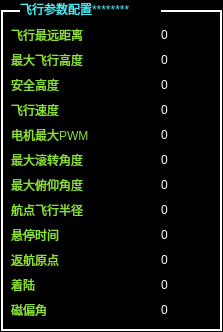
<?xml version="1.0" encoding="UTF-8"?>
<ui version="4.0">
 <class>Flightpara</class>
 <widget class="QDialog" name="Flightpara">
  <property name="geometry">
   <rect>
    <x>0</x>
    <y>0</y>
    <width>223</width>
    <height>332</height>
   </rect>
  </property>
  <property name="windowTitle">
   <string>Dialog</string>
  </property>
  <property name="styleSheet">
   <string notr="true">background-color: rgb(0, 0, 0);</string>
  </property>
  <widget class="QWidget" name="widget" native="true">
   <property name="geometry">
    <rect>
     <x>1</x>
     <y>10</y>
     <width>221</width>
     <height>321</height>
    </rect>
   </property>
   <property name="styleSheet">
    <string notr="true">border:2px solid rgb(255,255,255);</string>
   </property>
   <widget class="QLabel" name="label_2">
    <property name="geometry">
     <rect>
      <x>10</x>
      <y>15</y>
      <width>91</width>
      <height>20</height>
     </rect>
    </property>
    <property name="styleSheet">
     <string notr="true">border:none;
color: rgb(138, 226, 52);
font: 11pt &quot;Noto Sans Adlam&quot;;</string>
    </property>
    <property name="text">
     <string>飞行最远距离</string>
    </property>
   </widget>
   <widget class="QLabel" name="label_3">
    <property name="geometry">
     <rect>
      <x>10</x>
      <y>40</y>
      <width>91</width>
      <height>20</height>
     </rect>
    </property>
    <property name="styleSheet">
     <string notr="true">border:none;
color: rgb(138, 226, 52);
font: 11pt &quot;Noto Sans Adlam&quot;;</string>
    </property>
    <property name="text">
     <string>最大飞行高度</string>
    </property>
   </widget>
   <widget class="QLabel" name="label_4">
    <property name="geometry">
     <rect>
      <x>10</x>
      <y>90</y>
      <width>91</width>
      <height>20</height>
     </rect>
    </property>
    <property name="styleSheet">
     <string notr="true">border:none;
color: rgb(138, 226, 52);
font: 11pt &quot;Noto Sans Adlam&quot;;</string>
    </property>
    <property name="text">
     <string>飞行速度</string>
    </property>
   </widget>
   <widget class="QLabel" name="label_5">
    <property name="geometry">
     <rect>
      <x>10</x>
      <y>65</y>
      <width>91</width>
      <height>20</height>
     </rect>
    </property>
    <property name="styleSheet">
     <string notr="true">border:none;
color: rgb(138, 226, 52);
font: 11pt &quot;Noto Sans Adlam&quot;;</string>
    </property>
    <property name="text">
     <string>安全高度</string>
    </property>
   </widget>
   <widget class="QLabel" name="label_6">
    <property name="geometry">
     <rect>
      <x>10</x>
      <y>140</y>
      <width>91</width>
      <height>20</height>
     </rect>
    </property>
    <property name="styleSheet">
     <string notr="true">border:none;
color: rgb(138, 226, 52);
font: 11pt &quot;Noto Sans Adlam&quot;;</string>
    </property>
    <property name="text">
     <string>最大滚转角度</string>
    </property>
   </widget>
   <widget class="QLabel" name="label_7">
    <property name="geometry">
     <rect>
      <x>10</x>
      <y>115</y>
      <width>101</width>
      <height>20</height>
     </rect>
    </property>
    <property name="styleSheet">
     <string notr="true">border:none;
color: rgb(138, 226, 52);
font: 11pt &quot;Noto Sans Adlam&quot;;</string>
    </property>
    <property name="text">
     <string>电机最大PWM</string>
    </property>
   </widget>
   <widget class="QLabel" name="label_9">
    <property name="geometry">
     <rect>
      <x>10</x>
      <y>215</y>
      <width>101</width>
      <height>20</height>
     </rect>
    </property>
    <property name="styleSheet">
     <string notr="true">border:none;
color: rgb(138, 226, 52);
font: 11pt &quot;Noto Sans Adlam&quot;;</string>
    </property>
    <property name="text">
     <string>悬停时间</string>
    </property>
   </widget>
   <widget class="QLabel" name="label_11">
    <property name="geometry">
     <rect>
      <x>10</x>
      <y>165</y>
      <width>91</width>
      <height>20</height>
     </rect>
    </property>
    <property name="styleSheet">
     <string notr="true">border:none;
color: rgb(138, 226, 52);
font: 11pt &quot;Noto Sans Adlam&quot;;</string>
    </property>
    <property name="text">
     <string>最大俯仰角度</string>
    </property>
   </widget>
   <widget class="QLabel" name="label_12">
    <property name="geometry">
     <rect>
      <x>10</x>
      <y>240</y>
      <width>91</width>
      <height>20</height>
     </rect>
    </property>
    <property name="styleSheet">
     <string notr="true">border:none;
color: rgb(138, 226, 52);
font: 11pt &quot;Noto Sans Adlam&quot;;</string>
    </property>
    <property name="text">
     <string>返航原点</string>
    </property>
   </widget>
   <widget class="QLabel" name="label_13">
    <property name="geometry">
     <rect>
      <x>10</x>
      <y>190</y>
      <width>91</width>
      <height>20</height>
     </rect>
    </property>
    <property name="styleSheet">
     <string notr="true">border:none;
color: rgb(138, 226, 52);
font: 11pt &quot;Noto Sans Adlam&quot;;</string>
    </property>
    <property name="text">
     <string>航点飞行半径</string>
    </property>
   </widget>
   <widget class="QLabel" name="label_8">
    <property name="geometry">
     <rect>
      <x>10</x>
      <y>265</y>
      <width>91</width>
      <height>20</height>
     </rect>
    </property>
    <property name="styleSheet">
     <string notr="true">border:none;
color: rgb(138, 226, 52);
font: 11pt &quot;Noto Sans Adlam&quot;;</string>
    </property>
    <property name="text">
     <string>着陆</string>
    </property>
   </widget>
   <widget class="QLabel" name="label_14">
    <property name="geometry">
     <rect>
      <x>10</x>
      <y>290</y>
      <width>91</width>
      <height>20</height>
     </rect>
    </property>
    <property name="styleSheet">
     <string notr="true">border:none;
color: rgb(138, 226, 52);
font: 11pt &quot;Noto Sans Adlam&quot;;</string>
    </property>
    <property name="text">
     <string>磁偏角</string>
    </property>
   </widget>
   <widget class="QLabel" name="label_10">
    <property name="geometry">
     <rect>
      <x>160</x>
      <y>15</y>
      <width>51</width>
      <height>20</height>
     </rect>
    </property>
    <property name="styleSheet">
     <string notr="true">border:none;
color: rgb(255, 255, 255);
font: 11pt &quot;Noto Sans Adlam&quot;;</string>
    </property>
    <property name="text">
     <string>0</string>
    </property>
   </widget>
   <widget class="QLabel" name="label_15">
    <property name="geometry">
     <rect>
      <x>160</x>
      <y>40</y>
      <width>51</width>
      <height>20</height>
     </rect>
    </property>
    <property name="styleSheet">
     <string notr="true">border:none;
color: rgb(255, 255, 255);
font: 11pt &quot;Noto Sans Adlam&quot;;</string>
    </property>
    <property name="text">
     <string>0</string>
    </property>
   </widget>
   <widget class="QLabel" name="label_16">
    <property name="geometry">
     <rect>
      <x>160</x>
      <y>65</y>
      <width>51</width>
      <height>20</height>
     </rect>
    </property>
    <property name="styleSheet">
     <string notr="true">border:none;
color: rgb(255, 255, 255);
font: 11pt &quot;Noto Sans Adlam&quot;;</string>
    </property>
    <property name="text">
     <string>0</string>
    </property>
   </widget>
   <widget class="QLabel" name="label_17">
    <property name="geometry">
     <rect>
      <x>160</x>
      <y>90</y>
      <width>51</width>
      <height>20</height>
     </rect>
    </property>
    <property name="styleSheet">
     <string notr="true">border:none;
color: rgb(255, 255, 255);
font: 11pt &quot;Noto Sans Adlam&quot;;</string>
    </property>
    <property name="text">
     <string>0</string>
    </property>
   </widget>
   <widget class="QLabel" name="label_18">
    <property name="geometry">
     <rect>
      <x>160</x>
      <y>115</y>
      <width>51</width>
      <height>20</height>
     </rect>
    </property>
    <property name="styleSheet">
     <string notr="true">border:none;
color: rgb(255, 255, 255);
font: 11pt &quot;Noto Sans Adlam&quot;;</string>
    </property>
    <property name="text">
     <string>0</string>
    </property>
   </widget>
   <widget class="QLabel" name="label_19">
    <property name="geometry">
     <rect>
      <x>160</x>
      <y>140</y>
      <width>51</width>
      <height>20</height>
     </rect>
    </property>
    <property name="styleSheet">
     <string notr="true">border:none;
color: rgb(255, 255, 255);
font: 11pt &quot;Noto Sans Adlam&quot;;</string>
    </property>
    <property name="text">
     <string>0</string>
    </property>
   </widget>
   <widget class="QLabel" name="label_20">
    <property name="geometry">
     <rect>
      <x>160</x>
      <y>165</y>
      <width>51</width>
      <height>20</height>
     </rect>
    </property>
    <property name="styleSheet">
     <string notr="true">border:none;
color: rgb(255, 255, 255);
font: 11pt &quot;Noto Sans Adlam&quot;;</string>
    </property>
    <property name="text">
     <string>0</string>
    </property>
   </widget>
   <widget class="QLabel" name="label_21">
    <property name="geometry">
     <rect>
      <x>160</x>
      <y>190</y>
      <width>51</width>
      <height>20</height>
     </rect>
    </property>
    <property name="styleSheet">
     <string notr="true">border:none;
color: rgb(255, 255, 255);
font: 11pt &quot;Noto Sans Adlam&quot;;</string>
    </property>
    <property name="text">
     <string>0</string>
    </property>
   </widget>
   <widget class="QLabel" name="label_22">
    <property name="geometry">
     <rect>
      <x>160</x>
      <y>215</y>
      <width>51</width>
      <height>20</height>
     </rect>
    </property>
    <property name="styleSheet">
     <string notr="true">border:none;
color: rgb(255, 255, 255);
font: 11pt &quot;Noto Sans Adlam&quot;;</string>
    </property>
    <property name="text">
     <string>0</string>
    </property>
   </widget>
   <widget class="QLabel" name="label_23">
    <property name="geometry">
     <rect>
      <x>160</x>
      <y>240</y>
      <width>51</width>
      <height>20</height>
     </rect>
    </property>
    <property name="styleSheet">
     <string notr="true">border:none;
color: rgb(255, 255, 255);
font: 11pt &quot;Noto Sans Adlam&quot;;</string>
    </property>
    <property name="text">
     <string>0</string>
    </property>
   </widget>
   <widget class="QLabel" name="label_24">
    <property name="geometry">
     <rect>
      <x>160</x>
      <y>265</y>
      <width>51</width>
      <height>20</height>
     </rect>
    </property>
    <property name="styleSheet">
     <string notr="true">border:none;
color: rgb(255, 255, 255);
font: 11pt &quot;Noto Sans Adlam&quot;;</string>
    </property>
    <property name="text">
     <string>0</string>
    </property>
   </widget>
   <widget class="QLabel" name="label_25">
    <property name="geometry">
     <rect>
      <x>160</x>
      <y>290</y>
      <width>51</width>
      <height>20</height>
     </rect>
    </property>
    <property name="styleSheet">
     <string notr="true">border:none;
color: rgb(255, 255, 255);
font: 11pt &quot;Noto Sans Adlam&quot;;</string>
    </property>
    <property name="text">
     <string>0</string>
    </property>
   </widget>
  </widget>
  <widget class="QLabel" name="label">
   <property name="geometry">
    <rect>
     <x>20</x>
     <y>0</y>
     <width>141</width>
     <height>17</height>
    </rect>
   </property>
   <property name="styleSheet">
    <string notr="true">color: rgb(74, 236, 241);
font: 75 10pt &quot;Noto Sans&quot;;</string>
   </property>
   <property name="text">
    <string>飞行参数配置********</string>
   </property>
  </widget>
 </widget>
 <resources/>
 <connections/>
</ui>
